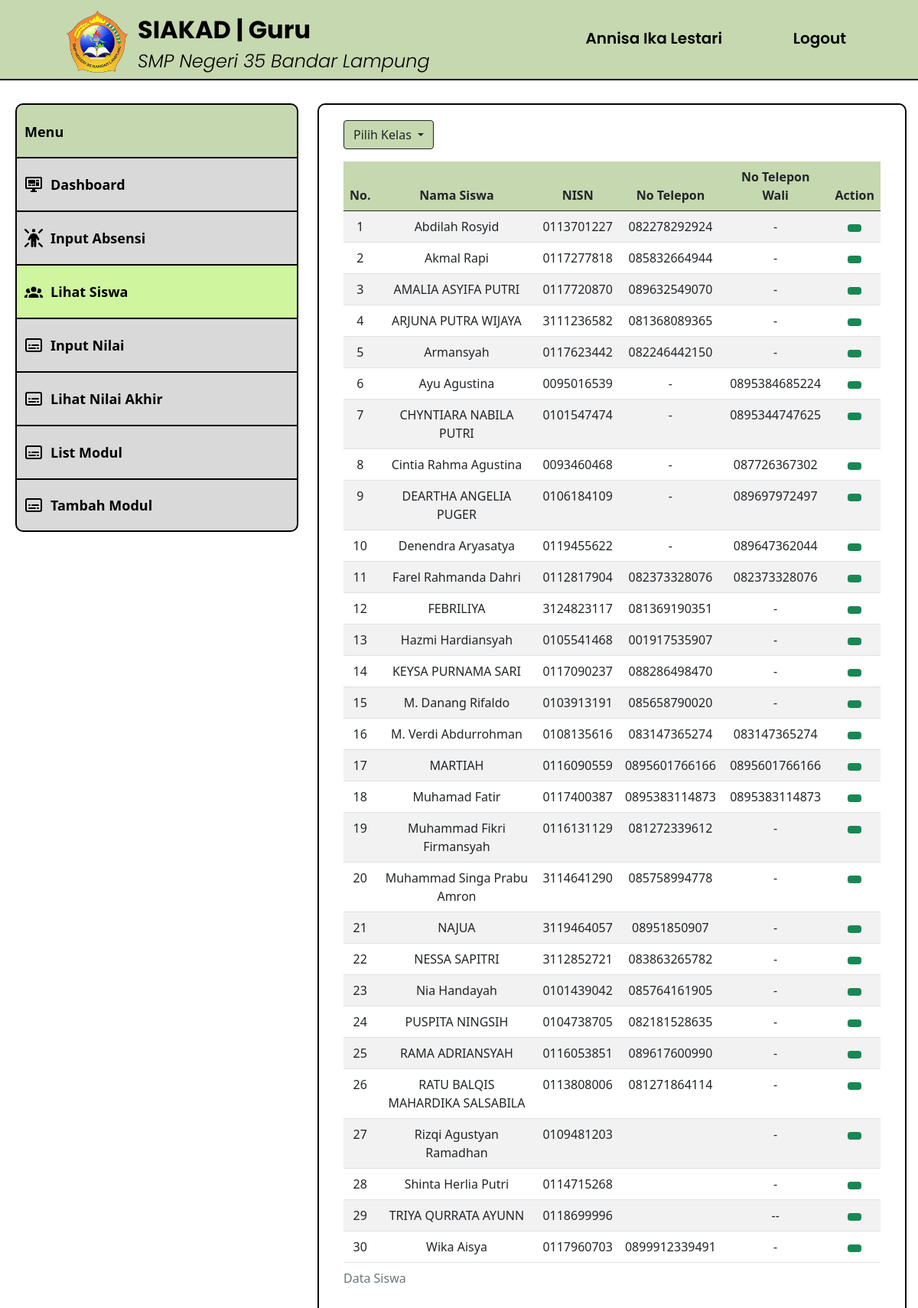
Screenshot of /src/lihatsiswa-guru.php?kelas=7A (signed in) with the database file from the repository.
### tables this page shows
CREATE TABLE `guru` (
  `id_guru` int(11) NOT NULL,
  `nip` varchar(50) NOT NULL,
  `password` varchar(255) NOT NULL,
  `nama` varchar(50) NOT NULL,
  `jenis_kelamin` varchar(20) NOT NULL,
  `tanggal_lahir` date NOT NULL,
  `tempat_lahir` varchar(30) NOT NULL,
  `agama` varchar(20) NOT NULL,
  `no_hp` varchar(15) NOT NULL,
  `email` varchar(50) NOT NULL,
  `alamat` varchar(100) NOT NULL,
  `foto` varchar(255) NOT NULL,
  `status_guru` enum('Aktif','Tidak Aktif') NOT NULL
);

CREATE TABLE `siswa` (
  `id_siswa` int(11) NOT NULL,
  `nisn` varchar(30) NOT NULL,
  `password` varchar(255) NOT NULL,
  `nama` varchar(50) NOT NULL,
  `jenis_kelamin` varchar(20) NOT NULL,
  `tanggal_lahir` date NOT NULL,
  `tempat_lahir` varchar(30) NOT NULL,
  `agama` varchar(20) NOT NULL,
  `no_hp` varchar(15) NOT NULL,
  `email` varchar(30) NOT NULL,
  `alamat` text NOT NULL,
  `nama_wali` varchar(50) NOT NULL,
  `no_telepon_wali` varchar(15) NOT NULL,
  `angkatan` int(11) NOT NULL,
  `kode_kelas` varchar(5) NOT NULL,
  `foto` varchar(255) NOT NULL,
  `status_siswa` enum('Aktif','Tidak Aktif') NOT NULL
);

### src/lihatsiswa-guru.php (the view, shortened to what this page needs)
<?php
require('db.php');
$guru = $_SESSION["guru"]["nip"];
$ambil_guru = mysqli_query($conn, "SELECT * FROM guru WHERE nip = '$guru'");
$data_guru = mysqli_fetch_array($ambil_guru);
$daftar_siswa = [];
if (isset($_GET['kelas'])) {
    $kode_kelas_dipilih = mysqli_real_escape_string($conn, $_GET['kelas']);
    $query_siswa = mysqli_prepare($conn, "SELECT s.nama, s.nisn, s.no_hp, s.no_telepon_wali FROM siswa s WHERE s.kode_kelas = ? ORDER BY nama ASC");
    mysqli_stmt_bind_param($query_siswa, 's', $kode_kelas_dipilih);
    mysqli_stmt_execute($query_siswa);
    $hasil_siswa = mysqli_stmt_get_result($query_siswa);
    while ($siswa = mysqli_fetch_assoc($hasil_siswa)) {
        $daftar_siswa[] = $siswa;
    }
}
?>
<!doctype html>
<html lang="en">
  <head>
    <link rel="stylesheet" type="text/css" href="../styles/styles.css" />
    <link href="https://cdn.jsdelivr.net/npm/bootstrap@5.0.2/dist/css/bootstrap.min.css" rel="stylesheet">
  </head>
  <body>
    <header>
      <div class="logo-text">
        <a href="dashboard-guru.php">
          <img src="../assets/LogoSMPN35.png" alt="LogoSMPN35" width="80px" />
        </a>
      </div>
      <div class="title-text">
        <a href="dashboard-guru.php">
          <h1>SIAKAD | Guru</h1>
          <span>SMP Negeri 35 Bandar Lampung</span>
        </a>
      </div>
      <div class="profile-button">
        <a href="profile-guru.php"><iconify-icon icon="material-symbols:person" width="30" class="align-middle p-3"></iconify-icon><?php echo $data_guru['nama'] ?></a>
      </div>
      <div class="logout-button">
        <a href="logout.php"><iconify-icon icon="material-symbols:logout" width="30" class="align-middle p-3"></iconify-icon>Logout</a>
      </div>
    </header>
      <nav>
        <ul class="side-menu">
          <li class="menu-disabled"><span>Menu</span></li>
          <li>
            <a href="dashboard-guru.php"
              ><img
                src="../assets/monitor-dashboard.svg"
                alt="Dashboard"
              />Dashboard</a
            >
          </li>
          <li>
            <a href="inputabsensi-guru.php"
              ><img src="../assets/person-rays.svg" alt="Input-Absensi" />Input
              Absensi</a
            >
          </li>
          <li>
            <a href="lihatsiswa-guru.php" class="active"
              ><img src="../assets/person-group.svg" alt="Lihat-Siswa" />Lihat
              Siswa</a
            >
          </li>
          <li>
            <a href="inputnilai-guru.php"
              ><img src="../assets/transcript.svg" alt="Input-Nilai" />Input
              Nilai</a
            >
          </li>
          <li>
            <a href="lihatnilaiakhir-guru.php"
              ><img src="../assets/transcript.svg" alt="Lihat-Nilai-Akhir" />Lihat
              Nilai Akhir</a
            >
          </li>
          <li>
            <a href="listmodul-guru.php"
              ><img src="../assets/transcript.svg" alt="List-Modul" />List Modul</a
            >
          </li>
          <li>
            <a href="tambahmodul-guru.php" class="menu-end"
              ><img src="../assets/transcript.svg" alt="Tambah-Modul" />Tambah
              Modul</a
            >
          </li>
        </ul>
      </nav>
      <div class="kotak-isi">
        <div class="dropdown container mb-3">
    <button class="btn border-dark dropdown-toggle" style="background-color: #C6D8AF;" type="button" id="dropdownMenuButton1" data-bs-toggle="dropdown" aria-expanded="false">
      Pilih Kelas
    </button>
</div>
<div class="container">
      <table class="table table-striped table-fixed text-center">
          <caption>Data Siswa</caption>
          <thead style="background-color: #C6D8AF;">
              <tr>
                  <th scope="col">No.</th>
                  <th scope="col">Nama Siswa</th>
                  <th scope="col">NISN</th>
                  <th scope="col">No Telepon</th>
                  <th scope="col">No Telepon Wali</th>
                  <th scope="col">Action</th>
              </tr>
          </thead>
          <tbody>
              <?php $no = 1; foreach ($daftar_siswa as $siswa): ?>
                  <tr>
                      <td><?php echo $no++; ?></td>
                      <td scope="row"><?php echo htmlspecialchars($siswa['nama']); ?></td>
                      <td><?php echo htmlspecialchars($siswa['nisn']); ?></td>
                      <td><?php echo htmlspecialchars($siswa['no_hp']); ?></td>
                      <td><?php echo htmlspecialchars($siswa['no_telepon_wali']); ?></td>
                      <td><a href="viewsiswa-guru.php?nisn=<?php echo $siswa['nisn']; ?>" class="btn btn-success btn-sm">
        </a></button></td>
                  </tr>
              <?php endforeach; ?>
          </tbody>
      </table>
  </div>
      </div>
  </body>
</html>

### styles/styles.css (style rules this page uses)
body { font-family: Poppins; display: flex; align-items: center; width: 100vw; height: 100vh; margin: 0; overflow: hidden; }
header { position: fixed; top: 0; width: 100%; height: 105px; background-color: #c6d8af; color: #fff; text-align: left; border-bottom: 2px solid #000; }
header h1 { position: absolute; left: 180px; font-family: Poppins; font-size: 32px; font-weight: 700; color: #000; }
header span { position: absolute; top: 62px; left: 180px; font-family: Poppins; font-size: 24px; font-weight: 300; font-style: italic; color: #000; }
.logo-text { display: flex; align-items: center; position: fixed; left: 87px; top: 14px; }
.title-text h1 { top: 20px; }
.logout-button { position: fixed; top: 35px; right: 94px; }
.profile-button { position: fixed; top: 35px; right: 256px; }
.logout-button a, .profile-button a { text-decoration: none; font-family: Poppins; font-weight: 600; font-size: 20px; color: #000; }
nav { position: fixed; top: 105px; left: 0; width: 370px; height: calc(100% - 175px); padding: 20px; margin-top: 10px; }
.side-menu { list-style: none; padding: 0; margin: 0; }
.side-menu li { margin-bottom: 0; }
.side-menu a { display: block; width: 370px; height: 70px; background-color: #d9d9d9; line-height: 70px; text-decoration: none; color: #000; font-size: 18px; font-weight: bold; transition: background-color 0.3s; border-top: 2px solid #000; border-right: 2px solid #000; border-left: 2px solid #000; }
.side-menu a { display: flex; align-items: center; text-decoration: none; color: #000; padding: 5px 0; }
.side-menu img, .side-menu span { width: 24px; height: 24px; margin-right: 10px; margin-left: 10px; }
.side-menu .active { background-color: #cff59f; }
.menu-disabled { display: flex; width: 370px; height: 70px; background-color: #c6d8af; text-align: center; line-height: 70px; text-decoration: none; color: #000; font-size: 18px; font-weight: bold; pointer-events: none; border-top-left-radius: 10px; border-top-right-radius: 10px; border-top: 2px solid #000; border-right: 2px solid #000; border-left: 2px solid #000; }
.menu-end { border-bottom-left-radius: 10px; border-bottom-right-radius: 10px; border-bottom: 2px solid #000; }
.kotak-isi { position: fixed; top: 135px; left: 415px; right: 15px; bottom: 15px; background-color: #fff; border-radius: 10px; border: 2px solid #000; padding: 20px; overflow-y: auto; }

### rows the page displays
guru: nama "Annisa Ika Lestari"
siswa: nama "Abdilah Rosyid", nisn "0113701227", no_hp "082278292924", no_telepon_wali "-"
siswa: nama "Akmal Rapi", nisn "0117277818", no_hp "085832664944", no_telepon_wali "-"
siswa: nama "AMALIA ASYIFA PUTRI", nisn "0117720870", no_hp "089632549070", no_telepon_wali "-"
siswa: nama "ARJUNA PUTRA WIJAYA", nisn "3111236582", no_hp "081368089365", no_telepon_wali "-"
siswa: nama "Armansyah", nisn "0117623442", no_hp "082246442150", no_telepon_wali "-"
siswa: nama "Ayu Agustina", nisn "0095016539", no_hp "-", no_telepon_wali "0895384685224"
siswa: nama "CHYNTIARA NABILA PUTRI", nisn "0101547474", no_hp "-", no_telepon_wali "0895344747625"
siswa: nama "Cintia Rahma Agustina", nisn "0093460468", no_hp "-", no_telepon_wali "087726367302"
siswa: nama "DEARTHA ANGELIA PUGER", nisn "0106184109", no_hp "-", no_telepon_wali "089697972497"
siswa: nama "Denendra Aryasatya", nisn "0119455622", no_hp "-", no_telepon_wali "089647362044"
siswa: nama "Farel Rahmanda Dahri", nisn "0112817904", no_hp "082373328076", no_telepon_wali "082373328076"
siswa: nama "FEBRILIYA", nisn "3124823117", no_hp "081369190351", no_telepon_wali "-"
siswa: nama "Hazmi Hardiansyah", nisn "0105541468", no_hp "001917535907", no_telepon_wali "-"
siswa: nama "KEYSA PURNAMA SARI", nisn "0117090237", no_hp "088286498470", no_telepon_wali "-"
siswa: nama "M. Danang Rifaldo", nisn "0103913191", no_hp "085658790020", no_telepon_wali "-"
siswa: nama "M. Verdi Abdurrohman", nisn "0108135616", no_hp "083147365274", no_telepon_wali "083147365274"
siswa: nama "MARTIAH", nisn "0116090559", no_hp "0895601766166", no_telepon_wali "0895601766166"
siswa: nama "Muhamad Fatir", nisn "0117400387", no_hp "0895383114873", no_telepon_wali "0895383114873"
siswa: nama "Muhammad Fikri Firmansyah", nisn "0116131129", no_hp "081272339612", no_telepon_wali "-"
siswa: nama "Muhammad Singa Prabu Amron", nisn "3114641290", no_hp "085758994778", no_telepon_wali "-"
siswa: nama "NAJUA", nisn "3119464057", no_hp "08951850907", no_telepon_wali "-"
siswa: nama "NESSA SAPITRI", nisn "3112852721", no_hp "083863265782", no_telepon_wali "-"
siswa: nama "Nia Handayah", nisn "0101439042", no_hp "085764161905", no_telepon_wali "-"
siswa: nama "PUSPITA NINGSIH", nisn "0104738705", no_hp "082181528635", no_telepon_wali "-"
siswa: nama "RAMA ADRIANSYAH", nisn "0116053851", no_hp "089617600990", no_telepon_wali "-"
siswa: nama "RATU BALQIS MAHARDIKA SALSABILA", nisn "0113808006", no_hp "081271864114", no_telepon_wali "-"
siswa: nama "Rizqi Agustyan Ramadhan", nisn "0109481203", no_telepon_wali "-"
siswa: nama "Shinta Herlia Putri", nisn "0114715268", no_telepon_wali "-"
siswa: nama "TRIYA QURRATA AYUNN", nisn "0118699996", no_telepon_wali "--"
siswa: nama "Wika Aisya", nisn "0117960703", no_hp "0899912339491", no_telepon_wali "-"
